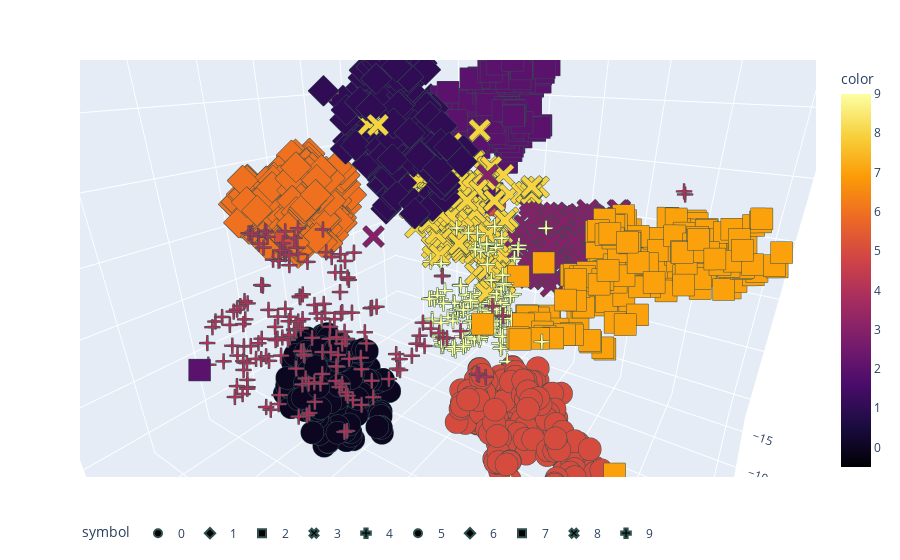

Notebook cell for this chart:
### Markdown cell above
**Hay una versión no lineal que usa TSNE**

t-SNE (t-Distributed Stochastic Neighbor Embedding) es un algoritmo de aprendizaje no supervisado utilizado para la visualización de datos de alta dimensionalidad. Fue propuesto por Laurens van der Maaten y Geoffrey Hinton en 2008.

La finalidad de t-SNE es tomar un conjunto de datos de alta dimensionalidad y representarlo en un espacio de menor dimensión (generalmente 2D o 3D) de manera que se puedan visualizar las relaciones y estructuras intrínsecas de los datos. El algoritmo se basa en la idea de que puntos similares en el espacio de alta dimensión deben ser mapeados a puntos cercanos en el espacio de baja dimensión.

t-SNE realiza este mapeo minimizando la divergencia entre dos distribuciones de probabilidad: una que modela las similitudes entre los puntos en el espacio de alta dimensión y otra que modela las similitudes entre los puntos en el espacio de baja dimensión. Esto se logra mediante técnicas de optimización y utilizando la información de vecindad local para preservar las estructuras y relaciones relevantes.

### Code cell
from sklearn import svm
# Scale data before applying PCA
from sklearn.decomposition import PCA
from sklearn.manifold import TSNE
from sklearn.preprocessing import StandardScaler

scaler=StandardScaler()
print (X.shape,y.shape)

scaler.fit(X)
scaled_data=scaler.transform(X)
# Use fit and transform method


#tsne = TSNE(n_components=2, random_state=0)
tsne = TSNE(n_components=3, random_state=0)
projected = tsne.fit_transform(scaled_data)

print(projected.shape)
import plotly.express as px

#fig = px.scatter(x=projected[:,0], y=projected[:,1],
#                   symbol=y,color=y,color_continuous_scale=px.colors.sequential.Inferno)
fig = px.scatter_3d(x=projected[:,0], y=projected[:,1], z=projected[:,2],
                   symbol=y,color=y,color_continuous_scale=px.colors.sequential.Inferno)
fig.update_layout(legend_orientation="h")
fig.update_traces(marker=dict(size=8,
                              line=dict(width=2,
                                        color='DarkSlateGrey')),
                  selector=dict(mode='markers'))
fig.show()

### Figure 1 — Plotly figure (JSON) as saved in the notebook; plotly's stock layout.template omitted (floating-point values rounded to 4 significant figures; data arrays with more than 128 entries replaced by an {"elided": "..."} marker saying what was removed)
{"data": [{"hovertemplate": "symbol=0<br>x=%{x}<br>y=%{y}<br>z=%{z}<br>color=%{marker.color}<extra></extra>", "legendgroup": "0", "marker": {"color": {"elided": "178 int values"}, "coloraxis": "coloraxis", "line": {"color": "DarkSlateGrey", "width": 2}, "size": 8, "symbol": "circle"}, "mode": "markers", "name": "0", "scene": "scene", "showlegend": true, "type": "scatter3d", "x": {"elided": "178 float values"}, "y": {"elided": "178 float values"}, "z": {"elided": "178 float values"}}, {"hovertemplate": "symbol=1<br>x=%{x}<br>y=%{y}<br>z=%{z}<br>color=%{marker.color}<extra></extra>", "legendgroup": "1", "marker": {"color": {"elided": "182 int values"}, "coloraxis": "coloraxis", "line": {"color": "DarkSlateGrey", "width": 2}, "size": 8, "symbol": "diamond"}, "mode": "markers", "name": "1", "scene": "scene", "showlegend": true, "type": "scatter3d", "x": {"elided": "182 float values"}, "y": {"elided": "182 float values"}, "z": {"elided": "182 float values"}}, {"hovertemplate": "symbol=2<br>x=%{x}<br>y=%{y}<br>z=%{z}<br>color=%{marker.color}<extra></extra>", "legendgroup": "2", "marker": {"color": {"elided": "177 int values"}, "coloraxis": "coloraxis", "line": {"color": "DarkSlateGrey", "width": 2}, "size": 8, "symbol": "square"}, "mode": "markers", "name": "2", "scene": "scene", "showlegend": true, "type": "scatter3d", "x": {"elided": "177 float values"}, "y": {"elided": "177 float values"}, "z": {"elided": "177 float values"}}, {"hovertemplate": "symbol=3<br>x=%{x}<br>y=%{y}<br>z=%{z}<br>color=%{marker.color}<extra></extra>", "legendgroup": "3", "marker": {"color": {"elided": "183 int values"}, "coloraxis": "coloraxis", "line": {"color": "DarkSlateGrey", "width": 2}, "size": 8, "symbol": "x"}, "mode": "markers", "name": "3", "scene": "scene", "showlegend": true, "type": "scatter3d", "x": {"elided": "183 float values"}, "y": {"elided": "183 float values"}, "z": {"elided": "183 float values"}}, {"hovertemplate": "symbol=4<br>x=%{x}<br>y=%{y}<br>z=%{z}<br>color=%{marker.color}<extra></extra>", "legendgroup": "4", "marker": {"color": {"elided": "181 int values"}, "coloraxis": "coloraxis", "line": {"color": "DarkSlateGrey", "width": 2}, "size": 8, "symbol": "cross"}, "mode": "markers", "name": "4", "scene": "scene", "showlegend": true, "type": "scatter3d", "x": {"elided": "181 float values"}, "y": {"elided": "181 float values"}, "z": {"elided": "181 float values"}}, {"hovertemplate": "symbol=5<br>x=%{x}<br>y=%{y}<br>z=%{z}<br>color=%{marker.color}<extra></extra>", "legendgroup": "5", "marker": {"color": {"elided": "182 int values"}, "coloraxis": "coloraxis", "line": {"color": "DarkSlateGrey", "width": 2}, "size": 8, "symbol": "circle"}, "mode": "markers", "name": "5", "scene": "scene", "showlegend": true, "type": "scatter3d", "x": {"elided": "182 float values"}, "y": {"elided": "182 float values"}, "z": {"elided": "182 float values"}}, {"hovertemplate": "symbol=6<br>x=%{x}<br>y=%{y}<br>z=%{z}<br>color=%{marker.color}<extra></extra>", "legendgroup": "6", "marker": {"color": {"elided": "181 int values"}, "coloraxis": "coloraxis", "line": {"color": "DarkSlateGrey", "width": 2}, "size": 8, "symbol": "diamond"}, "mode": "markers", "name": "6", "scene": "scene", "showlegend": true, "type": "scatter3d", "x": {"elided": "181 float values"}, "y": {"elided": "181 float values"}, "z": {"elided": "181 float values"}}, {"hovertemplate": "symbol=7<br>x=%{x}<br>y=%{y}<br>z=%{z}<br>color=%{marker.color}<extra></extra>", "legendgroup": "7", "marker": {"color": {"elided": "179 int values"}, "coloraxis": "coloraxis", "line": {"color": "DarkSlateGrey", "width": 2}, "size": 8, "symbol": "square"}, "mode": "markers", "name": "7", "scene": "scene", "showlegend": true, "type": "scatter3d", "x": {"elided": "179 float values"}, "y": {"elided": "179 float values"}, "z": {"elided": "179 float values"}}, {"hovertemplate": "symbol=8<br>x=%{x}<br>y=%{y}<br>z=%{z}<br>color=%{marker.color}<extra></extra>", "legendgroup": "8", "marker": {"color": {"elided": "174 int values"}, "coloraxis": "coloraxis", "line": {"color": "DarkSlateGrey", "width": 2}, "size": 8, "symbol": "x"}, "mode": "markers", "name": "8", "scene": "scene", "showlegend": true, "type": "scatter3d", "x": {"elided": "174 float values"}, "y": {"elided": "174 float values"}, "z": {"elided": "174 float values"}}, {"hovertemplate": "symbol=9<br>x=%{x}<br>y=%{y}<br>z=%{z}<br>color=%{marker.color}<extra></extra>", "legendgroup": "9", "marker": {"color": {"elided": "180 int values"}, "coloraxis": "coloraxis", "line": {"color": "DarkSlateGrey", "width": 2}, "size": 8, "symbol": "cross"}, "mode": "markers", "name": "9", "scene": "scene", "showlegend": true, "type": "scatter3d", "x": {"elided": "180 float values"}, "y": {"elided": "180 float values"}, "z": {"elided": "180 float values"}}], "layout": {"autosize": true, "coloraxis": {"colorbar": {"title": {"text": "color"}}, "colorscale": [[0, "#000004"], [0.1111, "#1b0c41"], [0.2222, "#4a0c6b"], [0.3333, "#781c6d"], [0.4444, "#a52c60"], [0.5556, "#cf4446"], [0.6667, "#ed6925"], [0.7778, "#fb9b06"], [0.8889, "#f7d13d"], [1, "#fcffa4"]]}, "legend": {"orientation": "h", "title": {"text": "symbol"}, "tracegroupgap": 0}, "margin": {"t": 60}, "scene": {"aspectmode": "auto", "aspectratio": {"x": 1.005, "y": 1.102, "z": 0.9026}, "camera": {"center": {"x": 0, "y": 0, "z": 0}, "eye": {"x": 0.7422, "y": 0.4935, "z": 0.3791}, "projection": {"type": "perspective"}, "up": {"x": 0, "y": 0, "z": 1}}, "domain": {"x": [0, 1], "y": [0, 1]}, "xaxis": {"title": {"text": "x"}, "type": "linear"}, "yaxis": {"title": {"text": "y"}, "type": "linear"}, "zaxis": {"title": {"text": "z"}, "type": "linear"}}}}
